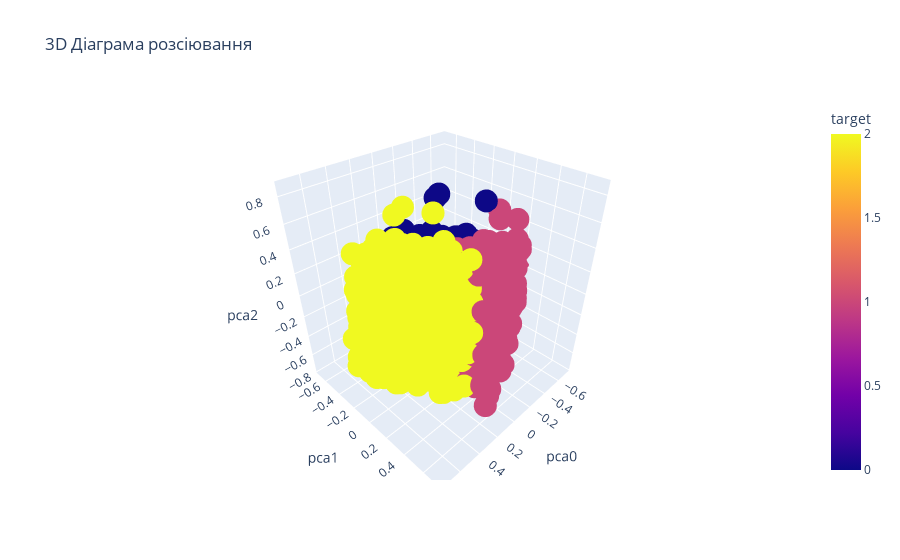

Source (notebook cell):
### Code cell
fig = px.scatter_3d(df_pca, x='pca0', y='pca1', z='pca2', color='target', title="3D Діаграма розсіювання")
fig.show()

### Figure 1 — Plotly figure (JSON) as saved in the notebook; plotly's stock layout.template omitted (floating-point values rounded to 4 significant figures; data arrays with more than 128 entries replaced by an {"elided": "..."} marker saying what was removed)
{"data": [{"hovertemplate": "pca0=%{x}<br>pca1=%{y}<br>pca2=%{z}<br>target=%{marker.color}<extra></extra>", "legendgroup": "", "marker": {"color": {"elided": "2239 int values"}, "coloraxis": "coloraxis", "symbol": "circle"}, "mode": "markers", "name": "", "scene": "scene", "showlegend": false, "type": "scatter3d", "x": {"elided": "2239 float values"}, "y": {"elided": "2239 float values"}, "z": {"elided": "2239 float values"}}], "layout": {"coloraxis": {"colorbar": {"title": {"text": "target"}}, "colorscale": [[0, "#0d0887"], [0.1111, "#46039f"], [0.2222, "#7201a8"], [0.3333, "#9c179e"], [0.4444, "#bd3786"], [0.5556, "#d8576b"], [0.6667, "#ed7953"], [0.7778, "#fb9f3a"], [0.8889, "#fdca26"], [1, "#f0f921"]]}, "legend": {"tracegroupgap": 0}, "scene": {"domain": {"x": [0, 1], "y": [0, 1]}, "xaxis": {"title": {"text": "pca0"}}, "yaxis": {"title": {"text": "pca1"}}, "zaxis": {"title": {"text": "pca2"}}}, "title": {"text": "3D Діаграма розсіювання"}}}
